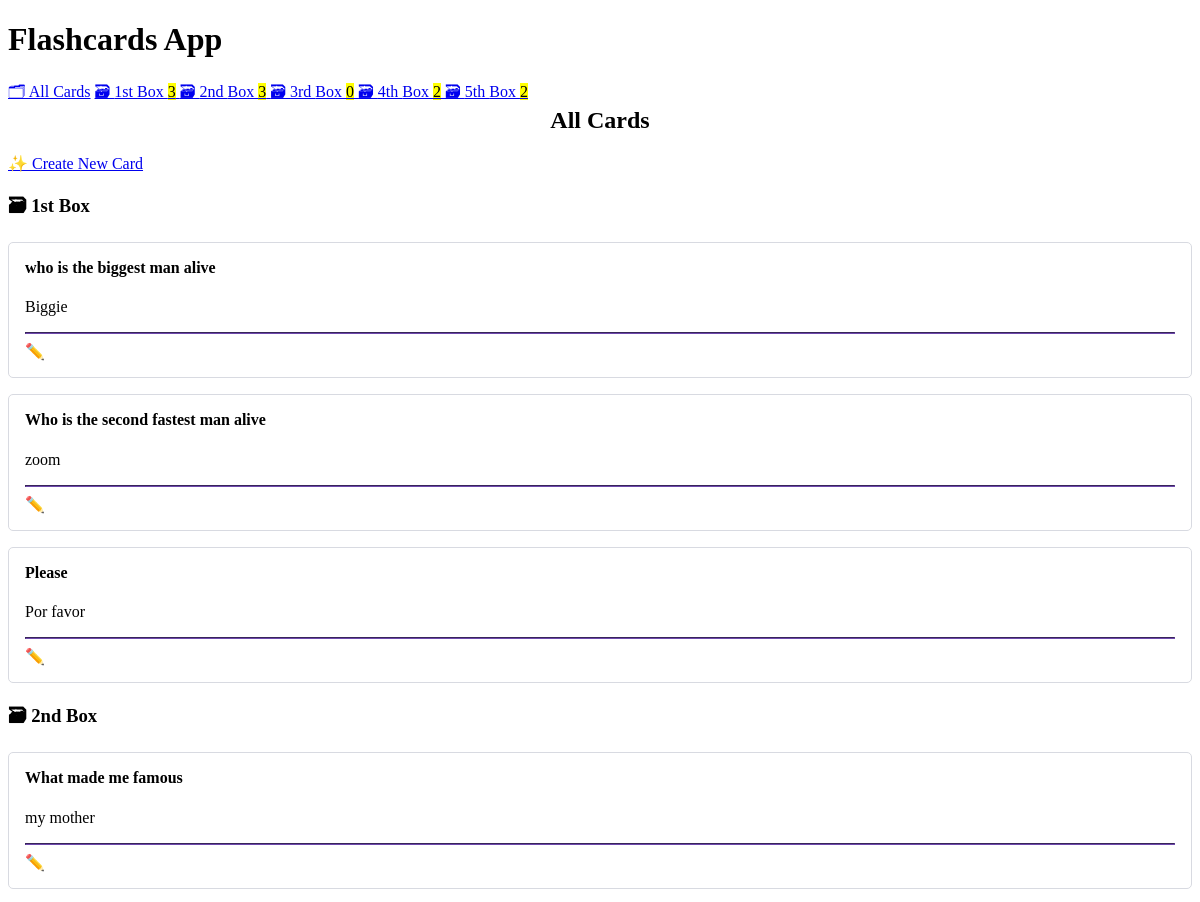
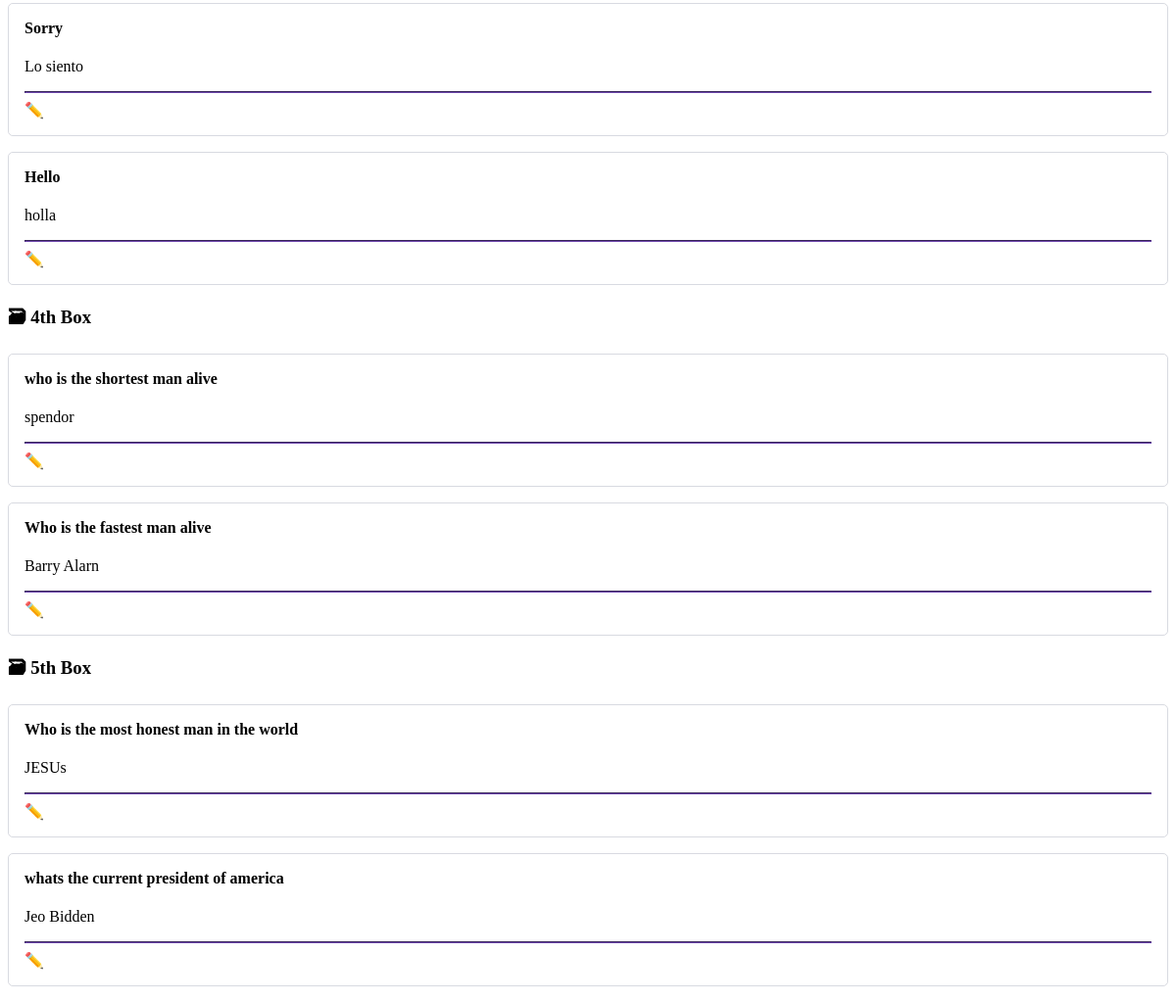
The page / on the database its author committed (2 pictures, top to bottom).
### cards/models.py (models this page shows, shortened)
class Card(models.Model):
    question = models.CharField(max_length=100)
    answer = models.CharField(max_length=100)
    box = models.IntegerField(
        choices=zip(BOXES, BOXES),
        default=BOXES[0],
    )
    date_created = models.DateTimeField(auto_now_add=True)

### cards/views.py (the view)
class CardListView(ListView):
    model = Card
    queryset = Card.objects.all().order_by("box", "-date_created")

### cards/templatetags/cards_tags.py (called while the page is built)
@register.inclusion_tag("cards/box_links.html")
def boxes_as_links():
    boxes = []
    for box_num in BOXES:
        card_count = Card.objects.filter(box=box_num).count()
        boxes.append({
            "number": box_num,
            "card_count": card_count,
        })
    return {"boxes": boxes}

### cards/templates/cards/card_list.html
{% extends "cards/base.html" %}
{% load humanize %}
{% block content %}
    <h2>
        All Cards
    </h2>
    <a href="{% url 'card-create' %}">  ✨ Create New Card </a>
    {% for card in card_list %}
    {% ifchanged %}
        <h3>🗃 {{ card.box | ordinal }} Box</h3>
    {% endifchanged %}
    {% include "cards/card.html" %}
   {% endfor %}
{% endblock content %}

### cards/templates/cards/base.html (shortened to what this page needs)
<!DOCTYPE html>
<html lang="en">
<head>
    <link rel="stylesheet" href="https://cdn.simplecss.org/simple.min.css">
</head>
<body>
    <header>
        <h1>Flashcards App</h1>
        {% include "cards/navigation.html" %}
    </header>
    <main>
        {% block content %}{% endblock content %}
    </main>
</body>
</html>

### cards/templates/cards/navigation.html
{% load cards_tags %}
<nav>
    <a href="{% url 'card-list' %}">🗂 All Cards</a>
    {% boxes_as_links %}
</nav>

### cards/templates/cards/box_links.html
{% load humanize %}
{% for box in boxes %}
    <a href="{% url 'box' box_num=box.number %}">
        🗃 {{ box.number | ordinal }} Box <mark>{{ box.card_count }}</mark>
    </a>
{% endfor %}

### cards/templates/cards/card.html (shortened to what this page needs)
<article>
    <h4>{{ card.question }}</h4>
    {% if not check_card %}
        <p>{{ card.answer }}</p>
        <hr>
        <a href="{% url 'card-update' card.id %}" role="button">
            ✏️ Edit Card
        </a>
    {% endif %}
</article>

### cards/templates/cards/base.html (style rules this page uses)
:root { --accent: #6e48ad; --accent-bg: white; --bg: #fff; --text: #212121; --text-light: #585858; --border: #d8dae1; --code: #d81b60; --preformatted: #444; }
article { background-color: var(--marked); border: 1px solid var(--border); border-radius: 5px; padding: 1em; margin: 1em 0; }
h2 { text-align: center; }
h2, h4 { margin-top: 0; }
hr { background: var(--accent); border-color: var(--accent); }
button, a[role="button"] { color: white; text-decoration: none; }

### rows shown on the page
Card: box|ordinal "1st", question "who is the biggest man alive", answer "Biggie"
Card: question "Who is the second fastest man alive", answer "zoom"
Card: question "Please", answer "Por favor"
Card: box|ordinal "2nd", question "What made me famous", answer "my mother"
Card: question "Sorry", answer "Lo siento"
Card: question "Hello", answer "holla"
Card: box|ordinal "4th", question "who is the shortest man alive", answer "spendor"
Card: question "Who is the fastest man alive", answer "Barry Alarn"
Card: box|ordinal "5th", question "Who is the most honest man in the world", answer "JESUs"
Card: question "whats the current president of america", answer "Jeo Bidden"

### other values the page prints
{{ box.number | ordinal }} "1st" "2nd" "3rd" "4th" "5th"
{{ box.card_count }} "3" "3" "0" "2" "2"
